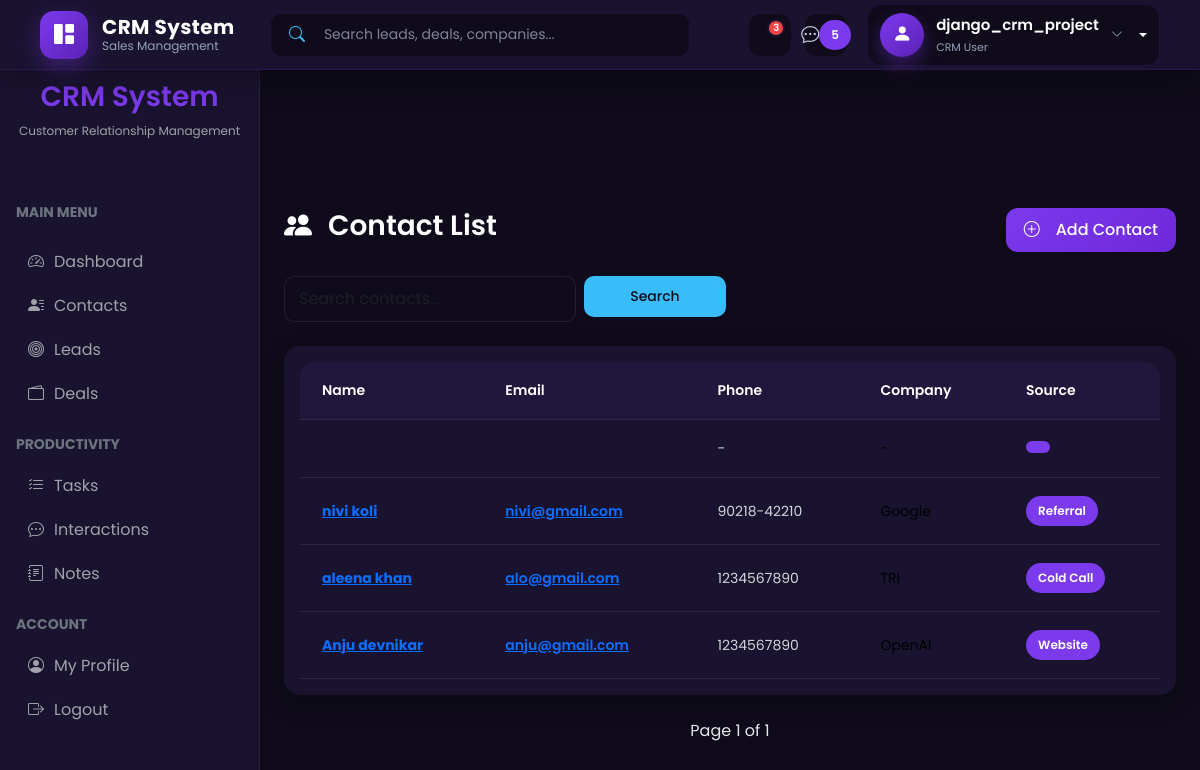
The app's page /contacts/ (signed in) with its own data.
### accounts/models.py (models this page shows, shortened)
class CustomUser(AbstractUser):
    ROLE_CHOICES = (
        ('admin', 'Admin'),
        ('agent', 'Agent'),
    )
    role = models.CharField(max_length=10, choices=ROLE_CHOICES, default='agent')
    phone = models.CharField(max_length=15, blank=True, null=True)
    profile_pic = models.ImageField(upload_to="profiles/", blank=True, null=True)
    email = models.EmailField(unique=True)
    is_approved = models.BooleanField(default=False, help_text="Admin approval required for login")

### contacts/models.py (models this page shows, shortened)
class Contact(models.Model):
    SOURCE_CHOICES = (
        ('website','Website'),
        ('referral','Referral'),
        ('social','Social Media'),
        ('cold_call','Cold Call'),
    )
    first_name = models.CharField(max_length=100)
    last_name = models.CharField(max_length=100)
    email = models.EmailField(unique=True)
    phone = models.CharField(max_length=20,blank=True)
    company = models.ForeignKey(Company,on_delete=models.SET_NULL,null=True,blank=True)
    assigned_to = models.ForeignKey(settings.AUTH_USER_MODEL,on_delete=models.SET_NULL,null=True,blank=True)
    source = models.CharField(max_length=20,choices=SOURCE_CHOICES)
    created_at = models.DateTimeField(auto_now_add=True)

class Company(models.Model):
    name = models.CharField(max_length=200)
    industry = models.CharField(max_length=100,blank=True)
    website = models.URLField(blank=True)
    address = models.TextField(blank=True)
    created_at = models.DateTimeField(auto_now_add=True)
    def __str__(self):
       return self.name

### contacts/views.py (the view, shortened to what this page needs)
# urls.py: path("", views.contact_list, name="contact_list"),
@login_required
def contact_list(request):
    contacts = Contact.objects.select_related('company').all().order_by("-created_at")
    search = request.GET.get("search")
    source = request.GET.get("source")
    if source:
        contacts = contacts.filter(source=source)
    company = request.GET.get("company")
    if company:
        contacts = contacts.filter(company_id=company)
    paginator = Paginator(contacts, 10)
    page_number = request.GET.get("page")
    page_obj = paginator.get_page(page_number)
    context = {
        "page_obj": page_obj,
        "search": search,
        "source": source,
        "company": company,
        "companies": Company.objects.all(),   # IMPORTANT for dropdown
    }
    return render(request, "contacts/contact_list.html", context)

### templates/contacts/contact_list.html (shortened to what this page needs)
{% extends 'base.html' %}
{% block content %}
<div class="container mt-4">
    <div class="crm-page-header d-flex justify-content-between align-items-center mb-4">
        <h2 class="crm-title">
            <i class="bi bi-people-fill me-2"></i>
            Contact List
        </h2>
       <a href="{% url 'contact_add' %}" class="crm-btn-add">
    <i class="bi bi-plus-circle me-2"></i>
    Add Contact
</a>
    </div>
    <form method="GET" class="crm-search-box row g-2 mb-4">
        <div class="col-md-4">
            <input
                type="text"
                name="search"
                class="form-control crm-input"
                placeholder="Search contacts..."
                value="{{ search|default:'' }}"
            >
        </div>
        <div class="col-md-2">
            <button class="crm-btn-secondary w-100">
                Search
            </button>
        </div>
    </form>
    <div class="crm-card p-3">
        <div class="table-responsive">
            <table class="table crm-table table-hover">
                <thead>
                    <tr>
                        <th>Name</th>
                        <th>Email</th>
                        <th>Phone</th>
                        <th>Company</th>
                        <th>Source</th>
                    </tr>
                </thead>
                <tbody>
                    {% for contact in page_obj %}
                    <tr>
                        <td>
                            <a class="crm-link"
                               href="{% url 'contact_detail' contact.id %}">
                                {{ contact.first_name }} {{ contact.last_name }}
                            </a>
                        </td>
                        <td>
                            <a class="crm-link"
                               href="mailto:{{ contact.email }}">
                                {{ contact.email }}
                            </a>
                        </td>
                        <td>{{ contact.phone|default:"-" }}</td>
                        <td>{{ contact.company|default:"-" }}</td>
                        <td>
                            <span class="crm-badge">
                                {{ contact.get_source_display }}
                            </span>
                        </td>
                    </tr>
                    {% empty %}
                    <tr>
                        <td colspan="5" class="text-center text-muted py-4">
                            No Contacts Found
                        </td>
                    </tr>
                    {% endfor %}
                </tbody>
            </table>
        </div>
    </div>
    <div class="crm-pagination d-flex justify-content-center mt-4">
        <span class="crm-page-info">
            Page {{ page_obj.number }} of {{ page_obj.paginator.num_pages }}
        </span>
    </div>
</div>
{% endblock %}

### templates/includes/navbar.html (shortened to what this page needs)
<nav class="navbar navbar-expand-lg crm-navbar">
  <div class="container-fluid">
    <a class="navbar-brand crm-brand" href="{% url 'dashboard' %}">
      <div class="crm-brand-icon">
        <i class="bi bi-grid-1x2-fill"></i>
      </div>
      <div class="crm-brand-text">
        <span class="crm-brand-title"> CRM System </span>
        <small> Sales Management </small>
      </div>
    </a>
    <div class="collapse navbar-collapse" id="crmNavbar">
      <form class="crm-search mx-auto">
        <div class="input-group">
          <span class="input-group-text">
            <i class="bi bi-search"></i>
          </span>
          <input
            type="search"
            class="form-control"
            placeholder="Search leads, deals, companies..."
          />
        </div>
      </form>
      {% if user.is_authenticated %}
      <div class="crm-navbar-actions">
        <a
    href="javascript:void(0);"
    class="crm-nav-icon">
          <span class="crm-nav-badge"> 3 </span>
        </a>
        <a href="#" class="crm-nav-icon">
          <i class="bi bi-chat-dots"></i>
          <span class="crm-badge"> 5 </span>
        </a>
        <div class="dropdown crm-user-dropdown">
          <a
            href="#"
            class="crm-user dropdown-toggle"
            role="button"
            data-bs-toggle="dropdown"
            aria-expanded="false"
          >
            <div class="crm-avatar">
              <i class="bi bi-person-fill"></i>
            </div>
            <div class="crm-user-info">
              <span class="crm-user-name"> {{ user.username }} </span>
<small>
    CRM User
</small>            </div>
            <i class="bi bi-chevron-down crm-arrow"></i>
          </a>
        </div>
      </div>
      {% else %}
      <div class="d-flex align-items-center gap-2 ms-auto">
        <a href="/accounts/login/" class="btn btn-outline-light"> Login </a>
        <a href="/accounts/register/" class="btn btn-primary"> Register </a>
      </div>
      {% endif %}
    </div>
  </div>
</nav>

### static/css/base.css (style rules this page uses)
* { margin: 0; padding: 0; box-sizing: border-box; font-family: "Poppins", sans-serif; }
body { background: #0f0b1a; color: #e5e7eb; }
.crm-navbar { position: fixed; top: 0; left: 260px; right: 0; z-index: 1000; }

### static/css/pages.css (style rules this page uses)
.crm-title { color:#ffffff; font-size:28px; font-weight:600; margin-bottom:8px; }
.crm-table { margin-bottom:0; border-collapse:separate; border-spacing:0; }
.crm-table thead th { background:#21173d; color:#ffffff; font-size:14px; font-weight:600; padding:18px 22px; border:none; white-space:nowrap; border-bottom:1px solid rgba(255,255,255,.08); }
.crm-table thead th:first-child { border-top-left-radius:16px; }
.crm-table thead th:last-child { border-top-right-radius:16px; }
.crm-table tbody td { padding:18px 22px; vertical-align:middle; font-size:14px; border-color:rgba(255,255,255,.08); transition:.25s ease; }
.crm-table tbody tr { transition:.25s ease; }
.crm-table tbody td:first-child { font-weight:700; color:#38bdf8; }
.crm-table tbody td:nth-child(2) { font-weight:600; color:#ffffff; }
.crm-table tbody td:nth-child(3) { color:#d1d5db; }
.crm-table tbody td:nth-child(5) { color:#ffffff; font-weight:500; }
.crm-card { background: #1a1330; border: 1px solid rgba(255, 255, 255, 0.06); border-radius: 12px; overflow: hidden; }
.crm-card { border: none; border-radius: 16px; background: #1a1330; box-shadow: 0 8px 22px rgba(0, 0, 0, 0.25); }
.crm-title { display: flex; align-items: center; gap: 8px; }

### records on screen
CustomUser: username "django_crm_project"
Contact: phone "-"
Contact: first_name "nivi", last_name "koli", email "nivi@gmail.com", phone "90218-42210", company "Google", source "Referral"
Contact: first_name "aleena", last_name "khan", email "alo@gmail.com", phone "1234567890", company "TRI", source "Cold Call"
Contact: first_name "Anju", last_name "devnikar", email "anju@gmail.com", phone "1234567890", company "OpenAI", source "Website"

### other values on screen
{{ page_obj.number }} "1"
{{ page_obj.paginator.num_pages }} "1"
